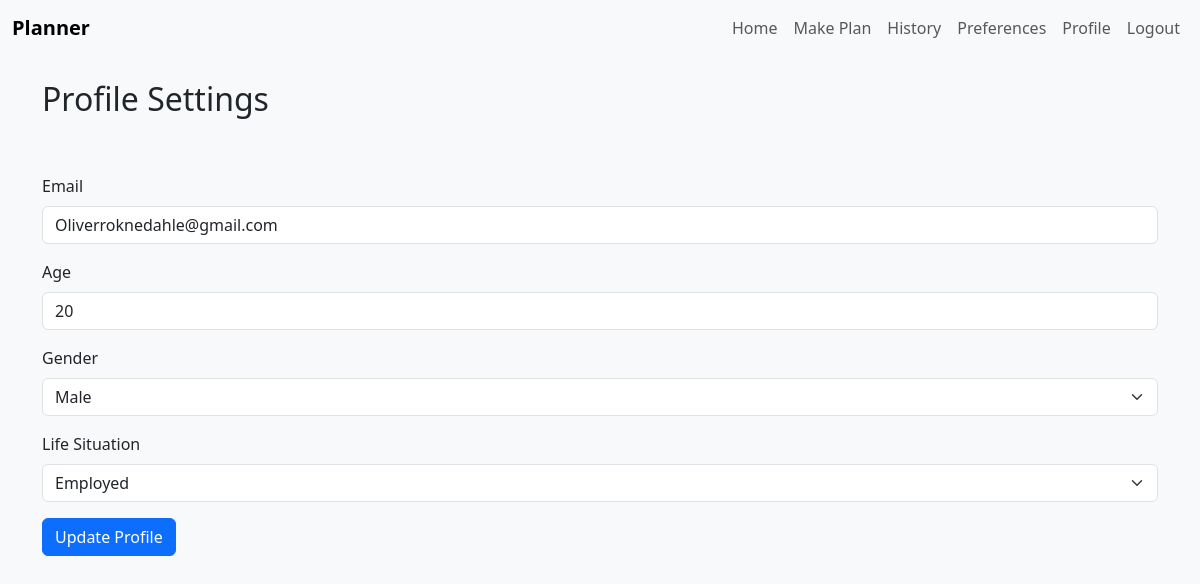
The app's page /profile (signed in) with its own data.
### app/models.py (models this page shows)
class User(UserMixin, db.Model):
    id = db.Column(db.Integer, primary_key=True)
    username = db.Column(db.String(150), unique=True, nullable=False)
    password = db.Column(db.String(200), nullable=False)
    email = db.Column(db.String(150), unique=True)
    age = db.Column(db.Integer)
    gender = db.Column(db.String(20))
    life_situation = db.Column(db.String(100))
    schema_id = db.Column(db.Integer, db.ForeignKey('schema.id'))

### app/auth.py (the view, shortened to what this page needs)
@bp.route('/profile', methods=['GET', 'POST'])
@login_required
def profile():
    form = ProfileForm(obj=current_user)
    return render_template('profile.html', form=form)

### app/forms.py
class ProfileForm(FlaskForm):
    email = StringField('Email', validators=[Email(), DataRequired()])
    age = IntegerField('Age', validators=[DataRequired(), NumberRange(min=0, max=150)])
    gender = SelectField('Gender', choices=[('Male','Male'), ('Female','Female'), ('Other','Other')], validators=[DataRequired()])
    life_situation = SelectField('Life Situation', choices=[('Student','Student'), ('Employed','Employed'), ('Unemployed','Unemployed'), ('Other','Other')], validators=[DataRequired()])
    submit = SubmitField('Update Profile')

### app/auth.py (called while the page is built)
@login_manager.user_loader
def load_user(user_id):
    return User.query.get(int(user_id))

### app/templates/profile.html (shortened to what this page needs)
{% extends 'layout.html' %}
{% block content %}
<h2>Profile Settings</h2>
<form method="POST">
  <div class="mb-3">
    {{ form.email.label(class_='form-label') }}
    {{ form.email(class_='form-control') }}
  </div>
  <div class="mb-3">
    {{ form.age.label(class_='form-label') }}
    {{ form.age(class_='form-control') }}
  </div>
  <div class="mb-3">
    {{ form.gender.label(class_='form-label') }}
    {{ form.gender(class_='form-select') }}
  </div>
  <div class="mb-3">
    {{ form.life_situation.label(class_='form-label') }}
    {{ form.life_situation(class_='form-select') }}
  </div>
  <button type="submit" class="btn btn-primary">Update Profile</button>
</form>
{% endblock %}

### app/static/style.css (style rules this page uses)
body { background-color: #f8f9fa; }
h2 { margin-bottom: 5%; }

### records on screen
User: email "Oliverroknedahle@gmail.com", age "20", gender "Male", life_situation "Employed"
